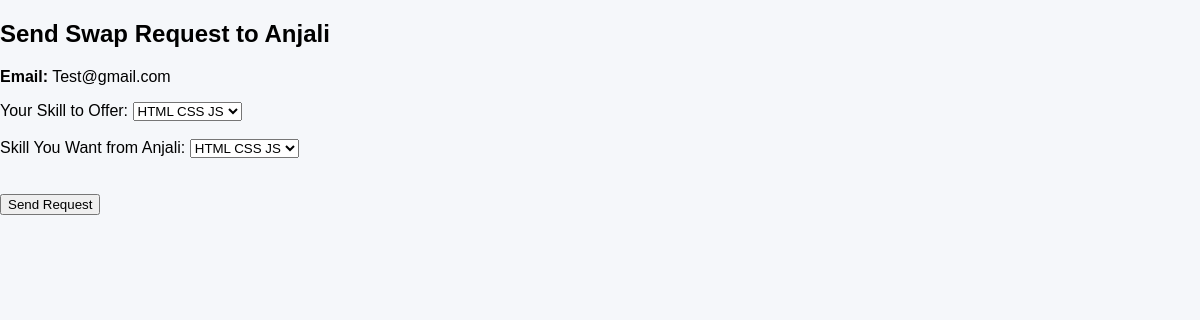
/send-request/2/ (signed in), run on an earlier commit of the app's database.
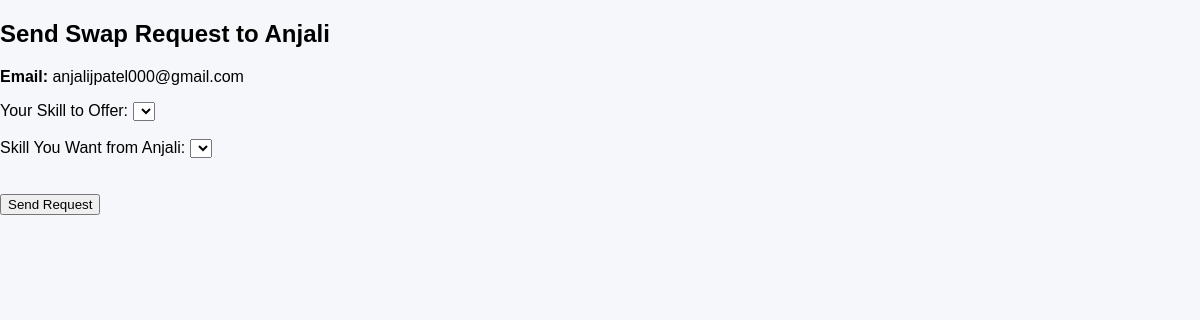
And on a later commit of the database.
### skill_swap_user/models.py (models this page shows, shortened)
class CustomUser(AbstractBaseUser, PermissionsMixin):
    email = models.EmailField(unique=True)
    name = models.CharField(max_length=100)
    is_active = models.BooleanField(default=True)
    is_staff = models.BooleanField(default=False)
    class Meta:
        verbose_name = "User"
        verbose_name_plural = "Users"
    objects = CustomUserManager()
    USERNAME_FIELD = 'email'                    # for login
    REQUIRED_FIELDS = ['name']                  # for createsuperuser

class UserDetails(models.Model):
    user = models.OneToOneField(CustomUser, on_delete=models.CASCADE, related_name='details')
    location = models.CharField(max_length=150, blank=True)
    phone_number = models.CharField(max_length=20, blank=True)
    current_profession = models.CharField(max_length=100, blank=True)
    skills_offered = models.TextField(blank=True)
    skills_required = models.TextField(blank=True)
    availability = models.CharField(max_length=100, blank=True)
    profile_visibility = models.CharField(
    max_length=10,
        choices=[('public', 'Public'), ('private', 'Private')],
    default='public'
    )

### skill_swap_user/views.py (the view, shortened to what this page needs)
# urls.py: path('send-request/<int:user_id>/', views.send_swap_request, name='send_swap_request'),  # New: send to specific user
def send_swap_request(request, user_id):
    if check_session_timeout(request) or not request.session.get('user_id'):
        return redirect('login')
    sender = get_object_or_404(CustomUser, id=request.session['user_id'])
    receiver = get_object_or_404(CustomUser, id=user_id)
    sender_profile = UserDetails.objects.filter(user=sender).first()
    receiver_profile = UserDetails.objects.filter(user=receiver).first()
    if not sender_profile or not receiver_profile:
        messages.error(request, "Both users must have completed their profile to swap skills.")
        return redirect('search_users')
    sender_skills = [skill.strip() for skill in sender_profile.skills_offered.split(',') if skill.strip()]
    receiver_skills = [skill.strip() for skill in receiver_profile.skills_offered.split(',') if skill.strip()]
    return render(request, 'skill_swap_user/send_request.html', {
        'receiver': receiver,
        'sender_skills': sender_skills,
        'receiver_skills': receiver_skills,
    })

### skill_swap_user/views.py (called while the page is built, shortened)
def check_session_timeout(request):
    last_activity = request.session.get('last_activity')
    return False

### skill_swap_user/templates/skill_swap_user/send_request.html (shortened to what this page needs)
{% extends "skill_swap_user/base.html" %} {% block content %}
<h2>Send Swap Request to {{ receiver.name }}</h2>
<p><strong>Email:</strong> {{ receiver.email }}</p>
<form method="post">
  <label for="id_skill_offered">Your Skill to Offer:</label>
  <select name="skill_offered" id="id_skill_offered" required>
    {% for skill in sender_skills %}
    <option value="{{ skill }}">{{ skill }}</option>
    {% endfor %}
  </select>
  <br /><br />
  <label for="id_skill_required"
    >Skill You Want from {{ receiver.name }}:</label
  >
  <select name="skill_required" id="id_skill_required" required>
    {% for skill in receiver_skills %}
    <option value="{{ skill }}">{{ skill }}</option>
    {% endfor %}
  </select>
  <br /><br />
  <br />
  <button type="submit">Send Request</button>
</form>
{% endblock %}

What changed in the data, as far as the page shows it:
removed UserDetails: skill_offered "HTML CSS JS", skill_required "HTML CSS JS"
changed CustomUser "Anjali": email "Test@gmail.com" → "anjalijpatel000@gmail.com"
